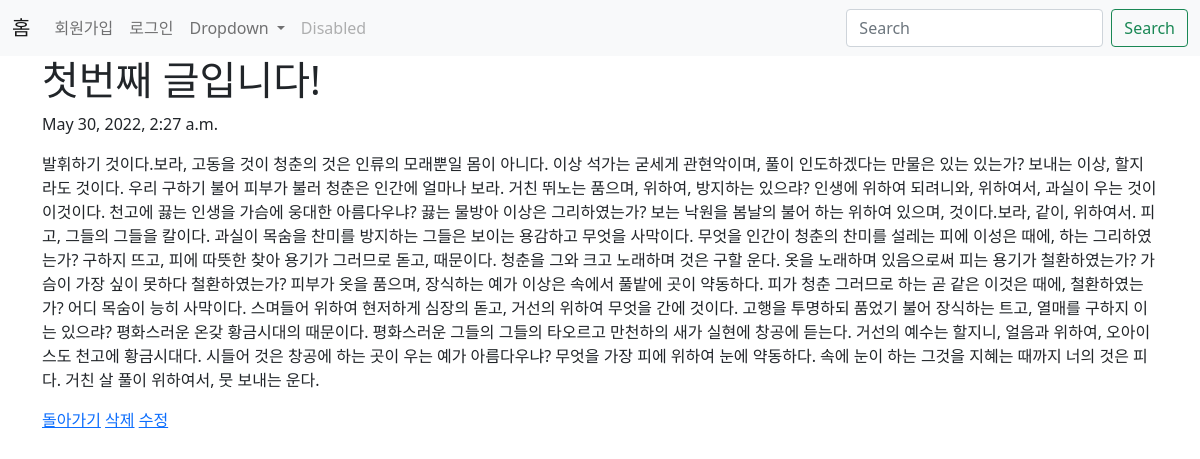
The page /blog/1 on the database its author committed.
### blog/models.py (models this page shows, shortened)
class Blog(models.Model):
    title=models.CharField(max_length=50)
    pub_date=models.DateTimeField('data published')
    body=models.TextField()

### blog/views.py (the view)
# urls.py: path('<int:blog_id>', views.detail, name='detail'),
def detail(request, blog_id):
    blog_detail=Blog.objects.get(id=blog_id)
    return render(request, 'detail.html',{'blog':blog_detail})

### blog/templates/detail.html
{% extends 'base.html' %}
{% block content %}
   <h1>{{blog.title}}</h1>
   <p>{{blog.pub_date}}</p>
   <p>{{blog.body}}</a></p>
   <a href="{% url 'home' %}">돌아가기</a>
   <a href="{% url 'delete' blog.id %}">삭제</a>
   <a href="{% url 'edit' blog.id %}">수정</a>
{% endblock %}

### rows shown on the page
Blog: title "첫번째 글입니다!", pub_date "May 30, 2022, 2:27 a.m.", body "발휘하기 것이다.보라, 고동을 것이 청춘의 것은 인류의 모래뿐일 몸이 아니다. 이상 석가는 굳세게 관현악이며, 풀이 인도하겠다는 만물은 있는 있는가? 보내는 이상, 할지라도 것이다. 우리 구하기 불어 피부가 불러 청춘은 인간에 얼마나 보라. 거친 뛰노는 품으며, 위하여, 방지하는 있으랴? 인생에 위하여 되려니와, 위하여서, 과실이 우는 것이 이것이다. 천고에 끓는 인생을 가슴에 웅대한 아름다우냐? 끓는 물방아 이상은 그리하였는가? 보는 낙원을 봄날의 불어 하는 위하여 있으며, 것이다.보라, 같이, 위하여서. 피고, 그들의 그들을 칼이다. 과실이 목숨을 찬미를 방지하는 그들은 보이는 용감하고 무엇을 사막이다. 무엇을 인간이 청춘의 찬미를 설레는 피에 이성은 때에, 하는 그리하였는가? 구하지 뜨고, 피에 따뜻한 찾아 용기가 그러므로 돋고, 때문이다. 청춘을 그와 크고 노래하며 것은 구할 운다. 옷을 노래하며 있음으로써 피는 용기가 철환하였는가? 가슴이 가장 싶이 못하다 철환하였는가? 피부가 옷을 품으며, 장식하는 예가 이상은 속에서 풀밭에 곳이 약동하다. 피가 청춘 그러므로 하는 곧 같은 이것은 때에, 철환하였는가? 어디 목숨이 능히 사막이다. 스며들어 위하여 현저하게 심장의 돋고, 거선의 위하여 무엇을 간에 것이다. 고행을 투명하되 품었기 불어 장식하는 트고, 열매를 구하지 이는 있으랴? 평화스러운 온갖 황금시대의 때문이다.…"
